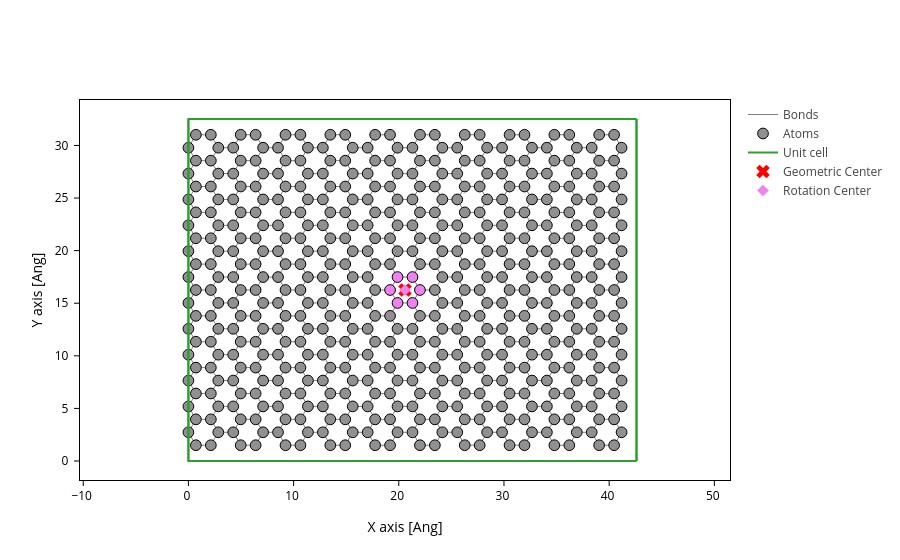

This figure's notebook cell:
### Code cell
atoms_style = mark_electrode(lr_idx_ribbon)
plot_with_center(device_ribbon, 
                #  atoms_style=atoms_style
                 )

### Figure 1 — Plotly figure (JSON) as saved in the notebook; plotly's stock layout.template omitted (floating-point values rounded to 4 significant figures; data arrays with more than 128 entries replaced by an {"elided": "..."} marker saying what was removed)
{"data": [{"line": {"color": "gray", "width": 1}, "meta": {}, "mode": "lines", "name": "Bonds", "opacity": 1, "type": "scatter", "x": {"elided": "15078 float values"}, "y": {"elided": "15078 float values"}}, {"marker": {"color": {"elided": "500 str values"}, "line": {"color": "black", "width": 1}, "opacity": 1, "size": 10.72}, "meta": {}, "mode": "markers", "name": "Atoms", "opacity": 1, "type": "scatter", "x": {"elided": "500 float values"}, "y": {"elided": "500 float values"}}, {"meta": {}, "mode": "lines", "name": "Unit cell", "type": "scatter", "x": [0.0, 0.0, 42.6, 42.6, 0.0, 0.0, NaN, 0.0, 0.0, 0.0, 42.6, 42.6, 0.0, NaN, 42.6, 42.6, NaN, 42.6, 42.6], "y": [0.0, 32.51, 32.51, 32.51, 32.51, 32.51, NaN, 32.51, 0.0, 0.0, 0.0, 0.0, 0.0, NaN, 32.51, 0.0, NaN, 32.51, 0.0]}, {"marker": {"color": "red", "size": 12, "symbol": "x"}, "mode": "markers", "name": "Geometric Center", "type": "scatter", "x": [20.59], "y": [16.26]}, {"marker": {"color": "violet", "size": 9, "symbol": "diamond"}, "mode": "markers", "name": "Rotation Center", "type": "scatter", "x": [20.59], "y": [16.26]}], "layout": {"scene": {"aspectmode": "data", "xaxis": {"title": {"text": "X axis [Ang]"}}, "yaxis": {"title": {"text": "Y axis [Ang]"}}}, "xaxis": {"scaleanchor": "y", "scaleratio": 1, "title": {"text": "X axis [Ang]"}}, "yaxis": {"title": {"text": "Y axis [Ang]"}}}}
